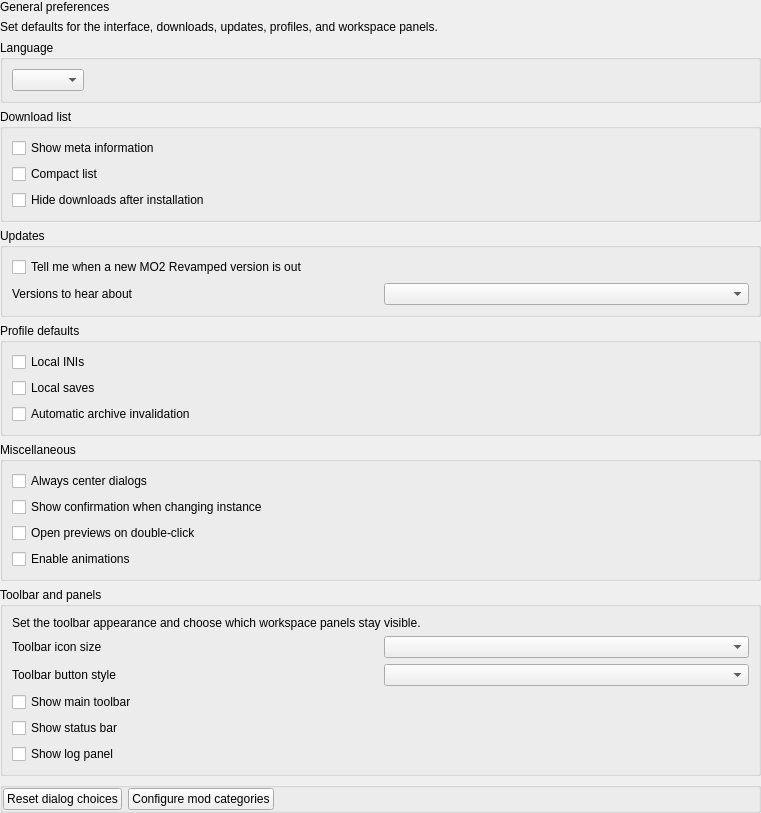
         <widget class="QWidget" name="generalScrollAreaWidgetContents">
          <property name="geometry">
           <rect>
            <x>0</x>
            <y>0</y>
            <width>761</width>
            <height>550</height>
           </rect>
          </property>
          <property name="autoFillBackground">
           <bool>false</bool>
          </property>
          <layout class="QVBoxLayout" name="verticalLayout_8">
           <property name="leftMargin">
            <number>0</number>
           </property>
           <property name="topMargin">
            <number>0</number>
           </property>
           <property name="rightMargin">
            <number>0</number>
           </property>
           <property name="bottomMargin">
            <number>0</number>
           </property>
           <item>
            <widget class="QLabel" name="generalPageTitle">
             <property name="text">
              <string>General preferences</string>
             </property>
            </widget>
           </item>
           <item>
            <widget class="QLabel" name="generalPageSubtitle">
             <property name="text">
              <string>Set defaults for the interface, downloads, updates, profiles, and workspace panels.</string>
             </property>
             <property name="wordWrap">
              <bool>true</bool>
             </property>
            </widget>
           </item>
           <item>
            <widget class="QGroupBox" name="groupBox_61">
             <property name="title">
              <string>Language</string>
             </property>
             <layout class="QGridLayout" name="gridLayout_3">
              <property name="leftMargin">
               <number>9</number>
              </property>
              <property name="topMargin">
               <number>9</number>
              </property>
              <property name="rightMargin">
               <number>9</number>
              </property>
              <property name="bottomMargin">
               <number>9</number>
              </property>
              <item row="0" column="2">
               <spacer name="horizontalSpacer_4">
                <property name="orientation">
                 <enum>Qt::Horizontal</enum>
                </property>
                <property name="sizeHint" stdset="0">
                 <size>
                  <width>40</width>
                  <height>20</height>
                 </size>
                </property>
               </spacer>
              </item>
              <item row="0" column="0">
               <widget class="QComboBox" name="languageBox">
                <property name="toolTip">
                 <string>The language of the user interface.</string>
                </property>
                <property name="whatsThis">
                 <string>The language of the user interface.</string>
                </property>
               </widget>
              </item>
             </layout>
            </widget>
           </item>
           <item>
            <widget class="QGroupBox" name="groupBox_5">
             <property name="title">
              <string>Download list</string>
             </property>
             <layout class="QVBoxLayout" name="verticalLayout_2">
              <item>
               <widget class="QCheckBox" name="showMetaBox">
                <property name="toolTip">
                 <string>Show meta information instead of file names in the download list.</string>
                </property>
                <property name="whatsThis">
                 <string>Show meta information instead of file names in the download list.</string>
                </property>
                <property name="text">
                 <string>Show meta information</string>
                </property>
               </widget>
              </item>
              <item>
               <widget class="QCheckBox" name="compactBox">
                <property name="toolTip">
                 <string>Make the download list more compact.</string>
                </property>
                <property name="whatsThis">
                 <string>Make the download list more compact.</string>
                </property>
                <property name="text">
                 <string>Compact list</string>
                </property>
               </widget>
              </item>
              <item>
               <widget class="QCheckBox" name="hideDownloadInstallBox">
                <property name="toolTip">
                 <string>Automatically hide downloads after successful installation.</string>
                </property>
                <property name="whatsThis">
                 <string>Automatically hide downloads after successful installation.</string>
                </property>
                <property name="text">
                 <string>Hide downloads after installation</string>
                </property>
               </widget>
              </item>
             </layout>
            </widget>
           </item>
           <item>
            <widget class="QGroupBox" name="groupBox_6">
             <property name="title">
              <string>Updates</string>
             </property>
             <layout class="QGridLayout" name="updatesLayout">
              <item row="0" column="0" colspan="2">
               <widget class="QCheckBox" name="checkForUpdates">
                <property name="toolTip">
                 <string>When MO2 starts, it asks GitHub for the latest MO2 Revamped release and shows a window with what changed if there is a newer one. Nothing is downloaded or installed: you update with the setup from GitHub or Nexus.</string>
                </property>
                <property name="whatsThis">
                 <string>When MO2 starts, it asks GitHub for the latest MO2 Revamped release and shows a window with what changed if there is a newer one. Nothing is downloaded or installed: you update with the setup from GitHub or Nexus.</string>
                </property>
                <property name="text">
                 <string>Tell me when a new MO2 Revamped version is out</string>
                </property>
               </widget>
              </item>
              <item row="1" column="0">
               <widget class="QLabel" name="updateChannelLabel">
                <property name="text">
                 <string>Versions to hear about</string>
                </property>
               </widget>
              </item>
              <item row="1" column="1">
               <widget class="QComboBox" name="updateChannelBox">
                <property name="toolTip">
                 <string>Stable releases are for everyone. Betas come before each stable release. Development builds are early tests, only for those who help try them. Until you choose, this follows the version you use.</string>
                </property>
               </widget>
              </item>
             </layout>
            </widget>
           </item>
           <item>
            <widget class="QGroupBox" name="groupBox_8">
             <property name="title">
              <string>Profile defaults</string>
             </property>
             <layout class="QVBoxLayout" name="verticalLayout_11">
              <item>
               <widget class="QCheckBox" name="localINIs">
                <property name="text">
                 <string>Local INIs</string>
                </property>
               </widget>
              </item>
              <item>
               <widget class="QCheckBox" name="localSaves">
                <property name="text">
                 <string>Local saves</string>
                </property>
               </widget>
              </item>
              <item>
               <widget class="QCheckBox" name="automaticArchiveInvalidation">
                <property name="text">
                 <string>Automatic archive invalidation</string>
                </property>
               </widget>
              </item>
             </layout>
            </widget>
           </item>
           <item>
            <widget class="QGroupBox" name="groupBox_9">
             <property name="title">
              <string>Miscellaneous</string>
             </property>
             <layout class="QVBoxLayout" name="verticalLayout_14">
              <property name="leftMargin">
               <number>9</number>
              </property>
              <property name="topMargin">
               <number>9</number>
              </property>
              <property name="rightMargin">
               <number>9</number>
              </property>
              <property name="bottomMargin">
               <number>9</number>
              </property>
              <item>
               <widget class="QCheckBox" name="centerDialogs">
                <property name="toolTip">
                 <string>Dialogs will always be centered on the main window, but will remember their size.</string>
                </property>
                <property name="whatsThis">
                 <string>Dialogs will always be centered on the main window, but will remember their size.</string>
                </property>
                <property name="text">
                 <string>Always center dialogs</string>
                </property>
               </widget>
              </item>
              <item>
               <widget class="QCheckBox" name="changeGameConfirmation">
                <property name="text">
                 <string>Show confirmation when changing instance</string>
                </property>
               </widget>
              </item>
              <item>
               <widget class="QCheckBox" name="doubleClickPreviews">
                <property name="toolTip">
                 <string>Whether double-clicking on a file opens the preview window or launches the program associated with it. This applies to the Data tab as well as the Conflicts and Filetree tabs in the mod info window.</string>
                </property>
                <property name="text">
                 <string>Open previews on double-click</string>
                </property>
               </widget>
              </item>
              <item>
               <widget class="QCheckBox" name="animationsBox">
                <property name="toolTip">
                 <string>Animate tab changes, switches, the log panel, and the Run button. Turn this off to show every change immediately.</string>
                </property>
                <property name="text">
                 <string>Enable animations</string>
                </property>
               </widget>
              </item>
             </layout>
           </widget>
           </item>
           <item>
            <widget class="QGroupBox" name="toolbarViewGroup">
             <property name="title">
              <string>Toolbar and panels</string>
             </property>
             <layout class="QGridLayout" name="toolbarViewLayout">
              <item row="1" column="0">
               <widget class="QLabel" name="toolbarSizeLabel">
                <property name="text">
                 <string>Toolbar icon size</string>
                </property>
               </widget>
              </item>
              <item row="1" column="1">
               <widget class="QComboBox" name="toolbarIconSizeCombo">
                <property name="toolTip">
                 <string>Choose the size of toolbar icons.</string>
                </property>
               </widget>
              </item>
              <item row="2" column="0">
               <widget class="QLabel" name="toolbarStyleLabel">
                <property name="text">
                 <string>Toolbar button style</string>
                </property>
               </widget>
              </item>
              <item row="2" column="1">
               <widget class="QComboBox" name="toolbarButtonStyleCombo">
                <property name="toolTip">
                 <string>Choose whether toolbar buttons show icons, text, or both.</string>
                </property>
               </widget>
              </item>
              <item row="0" column="0" colspan="2">
               <widget class="QLabel" name="toolbarViewDescription">
                <property name="text">
                 <string>Set the toolbar appearance and choose which workspace panels stay visible.</string>
                </property>
                <property name="wordWrap">
                 <bool>true</bool>
                </property>
               </widget>
              </item>
              <item row="3" column="0" colspan="2">
               <widget class="QCheckBox" name="mainToolbarVisibleBox">
                <property name="toolTip">
                 <string>Show or hide the main toolbar.</string>
                </property>
                <property name="text">
                 <string>Show main toolbar</string>
                </property>
               </widget>
              </item>
              <item row="4" column="0" colspan="2">
               <widget class="QCheckBox" name="statusBarVisibleBox">
                <property name="toolTip">
                 <string>Show or hide the status bar at the bottom of the main window.</string>
                </property>
                <property name="text">
                 <string>Show status bar</string>
                </property>
               </widget>
              </item>
              <item row="5" column="0" colspan="2">
               <widget class="QCheckBox" name="logPanelVisibleBox">
                <property name="toolTip">
                 <string>Show or hide the log panel.</string>
                </property>
                <property name="text">
                 <string>Show log panel</string>
                </property>
               </widget>
              </item>
             </layout>
            </widget>
           </item>
           <item>
            <widget class="QGroupBox" name="widget_10">
             <layout class="QHBoxLayout" name="horizontalLayout_12">
              <property name="leftMargin">
               <number>0</number>
              </property>
              <property name="topMargin">
               <number>0</number>
              </property>
              <property name="rightMargin">
               <number>0</number>
              </property>
              <property name="bottomMargin">
               <number>0</number>
              </property>
              <item>
               <widget class="QPushButton" name="resetDialogsButton">
                <property name="maximumSize">
                 <size>
                  <width>16777215</width>
                  <height>16777215</height>
                 </size>
                </property>
                <property name="toolTip">
                 <string>Reset all choices made in dialogs.</string>
                </property>
                <property name="whatsThis">
                 <string>Reset all choices made in dialogs.</string>
                </property>
                <property name="text">
                 <string>Reset dialog choices</string>
                </property>
               </widget>
              </item>
              <item>
               <widget class="QPushButton" name="categoriesBtn">
                <property name="toolTip">
                 <string>Modify the categories available to arrange your mods.</string>
                </property>
                <property name="whatsThis">
                 <string>Modify the categories available to arrange your mods.</string>
                </property>
                <property name="text">
                 <string>Configure mod categories</string>
                </property>
               </widget>
              </item>
              <item>
               <spacer name="horizontalSpacer_2">
                <property name="orientation">
                 <enum>Qt::Horizontal</enum>
                </property>
                <property name="sizeHint" stdset="0">
                 <size>
                  <width>40</width>
                  <height>20</height>
                 </size>
                </property>
               </spacer>
              </item>
             </layout>
            </widget>
           </item>
           <item>
            <spacer name="verticalSpacer_2">
             <property name="orientation">
              <enum>Qt::Vertical</enum>
             </property>
             <property name="sizeHint" stdset="0">
              <size>
               <width>20</width>
               <height>40</height>
              </size>
             </property>
            </spacer>
           </item>
          </layout>
         </widget>
